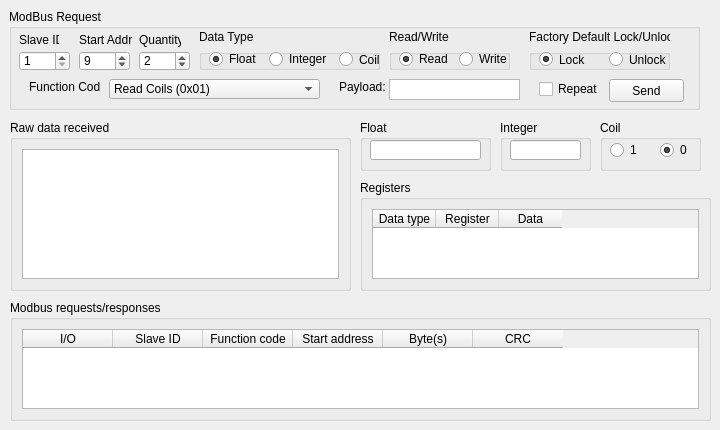
      <widget class="QWidget" name="tab">
       <attribute name="title">
        <string>Modbus Monitor</string>
       </attribute>
       <widget class="QGroupBox" name="groupBox_2">
        <property name="geometry">
         <rect>
          <x>9</x>
          <y>9</y>
          <width>691</width>
          <height>101</height>
         </rect>
        </property>
        <property name="title">
         <string>ModBus Request</string>
        </property>
        <widget class="QLabel" name="label_6">
         <property name="geometry">
          <rect>
           <x>10</x>
           <y>23</y>
           <width>40</width>
           <height>16</height>
          </rect>
         </property>
         <property name="text">
          <string>Slave ID</string>
         </property>
        </widget>
        <widget class="QLabel" name="label_8">
         <property name="geometry">
          <rect>
           <x>70</x>
           <y>23</y>
           <width>71</width>
           <height>16</height>
          </rect>
         </property>
         <property name="text">
          <string>Start Addr</string>
         </property>
        </widget>
        <widget class="QLabel" name="label_9">
         <property name="geometry">
          <rect>
           <x>130</x>
           <y>23</y>
           <width>42</width>
           <height>16</height>
          </rect>
         </property>
         <property name="text">
          <string>Quantity</string>
         </property>
        </widget>
        <widget class="QSpinBox" name="slaveID">
         <property name="geometry">
          <rect>
           <x>10</x>
           <y>42</y>
           <width>51</width>
           <height>20</height>
          </rect>
         </property>
         <property name="minimum">
          <number>1</number>
         </property>
         <property name="maximum">
          <number>999999</number>
         </property>
        </widget>
        <widget class="QSpinBox" name="startAddr">
         <property name="geometry">
          <rect>
           <x>70</x>
           <y>42</y>
           <width>51</width>
           <height>20</height>
          </rect>
         </property>
         <property name="minimum">
          <number>1</number>
         </property>
         <property name="maximum">
          <number>65535</number>
         </property>
         <property name="value">
          <number>9</number>
         </property>
        </widget>
        <widget class="QSpinBox" name="numCoils">
         <property name="geometry">
          <rect>
           <x>130</x>
           <y>42</y>
           <width>51</width>
           <height>20</height>
          </rect>
         </property>
         <property name="readOnly">
          <bool>false</bool>
         </property>
         <property name="minimum">
          <number>1</number>
         </property>
         <property name="maximum">
          <number>65535</number>
         </property>
         <property name="value">
          <number>2</number>
         </property>
        </widget>
        <widget class="QTextEdit" name="requestPreview">
         <property name="geometry">
          <rect>
           <x>380</x>
           <y>70</y>
           <width>131</width>
           <height>21</height>
          </rect>
         </property>
         <property name="sizePolicy">
          <sizepolicy hsizetype="Expanding" vsizetype="Fixed">
           <horstretch>0</horstretch>
           <verstretch>0</verstretch>
          </sizepolicy>
         </property>
         <property name="maximumSize">
          <size>
           <width>500</width>
           <height>25</height>
          </size>
         </property>
         <property name="font">
          <font>
           <family>Courier</family>
           <weight>50</weight>
           <bold>false</bold>
           <strikeout>false</strikeout>
          </font>
         </property>
         <property name="verticalScrollBarPolicy">
          <enum>Qt::ScrollBarAlwaysOff</enum>
         </property>
         <property name="horizontalScrollBarPolicy">
          <enum>Qt::ScrollBarAlwaysOff</enum>
         </property>
         <property name="undoRedoEnabled">
          <bool>false</bool>
         </property>
         <property name="textInteractionFlags">
          <set>Qt::TextSelectableByKeyboard|Qt::TextSelectableByMouse</set>
         </property>
        </widget>
        <widget class="QPushButton" name="sendBtn">
         <property name="geometry">
          <rect>
           <x>600</x>
           <y>70</y>
           <width>75</width>
           <height>23</height>
          </rect>
         </property>
         <property name="text">
          <string>Send</string>
         </property>
        </widget>
        <widget class="QCheckBox" name="repeatSending">
         <property name="geometry">
          <rect>
           <x>530</x>
           <y>70</y>
           <width>71</width>
           <height>20</height>
          </rect>
         </property>
         <property name="text">
          <string>Repeat</string>
         </property>
         <property name="checked">
          <bool>false</bool>
         </property>
        </widget>
        <widget class="QGroupBox" name="groupBox_8">
         <property name="geometry">
          <rect>
           <x>190</x>
           <y>40</y>
           <width>181</width>
           <height>21</height>
          </rect>
         </property>
         <property name="title">
          <string/>
         </property>
         <widget class="QRadioButton" name="radioButton_182">
          <property name="geometry">
           <rect>
            <x>70</x>
            <y>2</y>
            <width>61</width>
            <height>16</height>
           </rect>
          </property>
          <property name="text">
           <string>Integer</string>
          </property>
         </widget>
         <widget class="QRadioButton" name="radioButton_181">
          <property name="geometry">
           <rect>
            <x>10</x>
            <y>2</y>
            <width>51</width>
            <height>16</height>
           </rect>
          </property>
          <property name="text">
           <string>Float</string>
          </property>
          <property name="checked">
           <bool>true</bool>
          </property>
         </widget>
         <widget class="QRadioButton" name="radioButton_183">
          <property name="geometry">
           <rect>
            <x>140</x>
            <y>0</y>
            <width>41</width>
            <height>21</height>
           </rect>
          </property>
          <property name="text">
           <string>Coil</string>
          </property>
         </widget>
        </widget>
        <widget class="QLabel" name="label_164">
         <property name="geometry">
          <rect>
           <x>190</x>
           <y>20</y>
           <width>81</width>
           <height>16</height>
          </rect>
         </property>
         <property name="text">
          <string>Data Type</string>
         </property>
        </widget>
        <widget class="QGroupBox" name="groupBox_108">
         <property name="geometry">
          <rect>
           <x>380</x>
           <y>40</y>
           <width>121</width>
           <height>21</height>
          </rect>
         </property>
         <property name="title">
          <string/>
         </property>
         <widget class="QRadioButton" name="radioButton_186">
          <property name="geometry">
           <rect>
            <x>70</x>
            <y>2</y>
            <width>51</width>
            <height>16</height>
           </rect>
          </property>
          <property name="text">
           <string>Write</string>
          </property>
         </widget>
         <widget class="QRadioButton" name="radioButton_187">
          <property name="geometry">
           <rect>
            <x>10</x>
            <y>0</y>
            <width>51</width>
            <height>20</height>
           </rect>
          </property>
          <property name="text">
           <string>Read</string>
          </property>
          <property name="checked">
           <bool>true</bool>
          </property>
         </widget>
        </widget>
        <widget class="QLabel" name="label_165">
         <property name="geometry">
          <rect>
           <x>380</x>
           <y>20</y>
           <width>61</width>
           <height>16</height>
          </rect>
         </property>
         <property name="text">
          <string>Read/Write</string>
         </property>
        </widget>
        <widget class="QComboBox" name="functionCode">
         <property name="enabled">
          <bool>true</bool>
         </property>
         <property name="geometry">
          <rect>
           <x>100</x>
           <y>70</y>
           <width>211</width>
           <height>20</height>
          </rect>
         </property>
         <property name="frame">
          <bool>true</bool>
         </property>
         <item>
          <property name="text">
           <string>Read Coils (0x01)</string>
          </property>
         </item>
         <item>
          <property name="text">
           <string>Read Discrete Inputs (0x02)</string>
          </property>
         </item>
         <item>
          <property name="text">
           <string>Read Holding Registers (0x03)</string>
          </property>
         </item>
         <item>
          <property name="text">
           <string>Read Input Registers (0x04)</string>
          </property>
         </item>
         <item>
          <property name="text">
           <string>Write Single Coil (0x05)</string>
          </property>
         </item>
         <item>
          <property name="text">
           <string>Write Single Register (0x06)</string>
          </property>
         </item>
         <item>
          <property name="text">
           <string>Write Multiple Coils (0x0f)</string>
          </property>
         </item>
         <item>
          <property name="text">
           <string>Write Multiple Registers (0x10)</string>
          </property>
         </item>
        </widget>
        <widget class="QLabel" name="label_7">
         <property name="geometry">
          <rect>
           <x>20</x>
           <y>70</y>
           <width>71</width>
           <height>16</height>
          </rect>
         </property>
         <property name="text">
          <string>Function Code:</string>
         </property>
        </widget>
        <widget class="QLabel" name="label_166">
         <property name="geometry">
          <rect>
           <x>330</x>
           <y>70</y>
           <width>51</width>
           <height>16</height>
          </rect>
         </property>
         <property name="text">
          <string>Payload:</string>
         </property>
        </widget>
        <widget class="QGroupBox" name="groupBox_111">
         <property name="geometry">
          <rect>
           <x>520</x>
           <y>40</y>
           <width>141</width>
           <height>21</height>
          </rect>
         </property>
         <property name="title">
          <string/>
         </property>
         <widget class="QRadioButton" name="radioButton_192">
          <property name="geometry">
           <rect>
            <x>10</x>
            <y>0</y>
            <width>51</width>
            <height>21</height>
           </rect>
          </property>
          <property name="text">
           <string>Lock</string>
          </property>
          <property name="checked">
           <bool>true</bool>
          </property>
         </widget>
         <widget class="QRadioButton" name="radioButton_193">
          <property name="geometry">
           <rect>
            <x>80</x>
            <y>0</y>
            <width>61</width>
            <height>21</height>
           </rect>
          </property>
          <property name="text">
           <string>Unlock</string>
          </property>
         </widget>
        </widget>
        <widget class="QLabel" name="label_167">
         <property name="geometry">
          <rect>
           <x>520</x>
           <y>20</y>
           <width>141</width>
           <height>16</height>
          </rect>
         </property>
         <property name="text">
          <string>Factory Default Lock/Unlock</string>
         </property>
        </widget>
       </widget>
       <widget class="QGroupBox" name="groupBox">
        <property name="geometry">
         <rect>
          <x>10</x>
          <y>120</y>
          <width>341</width>
          <height>171</height>
         </rect>
        </property>
        <property name="title">
         <string>Raw data received</string>
        </property>
        <layout class="QGridLayout" name="gridLayout_4">
         <item row="0" column="0">
          <widget class="QPlainTextEdit" name="rawData">
           <property name="font">
            <font>
             <family>Fixedsys</family>
             <pointsize>10</pointsize>
             <weight>50</weight>
             <bold>false</bold>
             <strikeout>false</strikeout>
            </font>
           </property>
           <property name="undoRedoEnabled">
            <bool>false</bool>
           </property>
           <property name="readOnly">
            <bool>true</bool>
           </property>
          </widget>
         </item>
        </layout>
       </widget>
       <widget class="QGroupBox" name="groupBox_3">
        <property name="geometry">
         <rect>
          <x>10</x>
          <y>300</y>
          <width>701</width>
          <height>121</height>
         </rect>
        </property>
        <property name="title">
         <string>Modbus requests/responses</string>
        </property>
        <layout class="QGridLayout" name="gridLayout">
         <item row="0" column="0">
          <widget class="QTableWidget" name="busMonTable">
           <property name="editTriggers">
            <set>QAbstractItemView::NoEditTriggers</set>
           </property>
           <property name="alternatingRowColors">
            <bool>true</bool>
           </property>
           <attribute name="horizontalHeaderCascadingSectionResizes">
            <bool>true</bool>
           </attribute>
           <attribute name="horizontalHeaderDefaultSectionSize">
            <number>90</number>
           </attribute>
           <attribute name="verticalHeaderDefaultSectionSize">
            <number>21</number>
           </attribute>
           <column>
            <property name="text">
             <string>I/O</string>
            </property>
           </column>
           <column>
            <property name="text">
             <string>Slave ID</string>
            </property>
           </column>
           <column>
            <property name="text">
             <string>Function code</string>
            </property>
           </column>
           <column>
            <property name="text">
             <string>Start address</string>
            </property>
           </column>
           <column>
            <property name="text">
             <string>Byte(s)</string>
            </property>
           </column>
           <column>
            <property name="text">
             <string>CRC</string>
            </property>
           </column>
          </widget>
         </item>
        </layout>
       </widget>
       <widget class="QGroupBox" name="groupBox_4">
        <property name="geometry">
         <rect>
          <x>360</x>
          <y>180</y>
          <width>351</width>
          <height>111</height>
         </rect>
        </property>
        <property name="title">
         <string>Registers</string>
        </property>
        <layout class="QGridLayout" name="gridLayout_3">
         <item row="0" column="0">
          <widget class="QTableWidget" name="regTable">
           <property name="alternatingRowColors">
            <bool>true</bool>
           </property>
           <attribute name="horizontalHeaderDefaultSectionSize">
            <number>63</number>
           </attribute>
           <attribute name="verticalHeaderVisible">
            <bool>false</bool>
           </attribute>
           <attribute name="verticalHeaderDefaultSectionSize">
            <number>21</number>
           </attribute>
           <column>
            <property name="text">
             <string>Data type</string>
            </property>
           </column>
           <column>
            <property name="text">
             <string>Register</string>
            </property>
           </column>
           <column>
            <property name="text">
             <string>Data</string>
            </property>
           </column>
          </widget>
         </item>
        </layout>
       </widget>
       <widget class="QGroupBox" name="groupBox_103">
        <property name="geometry">
         <rect>
          <x>360</x>
          <y>120</y>
          <width>131</width>
          <height>51</height>
         </rect>
        </property>
        <property name="title">
         <string>Float</string>
        </property>
        <widget class="QLineEdit" name="lineEdit_109">
         <property name="geometry">
          <rect>
           <x>10</x>
           <y>20</y>
           <width>111</width>
           <height>20</height>
          </rect>
         </property>
         <property name="alignment">
          <set>Qt::AlignRight|Qt::AlignTrailing|Qt::AlignVCenter</set>
         </property>
         <property name="readOnly">
          <bool>false</bool>
         </property>
        </widget>
       </widget>
       <widget class="QGroupBox" name="groupBox_106">
        <property name="enabled">
         <bool>true</bool>
        </property>
        <property name="geometry">
         <rect>
          <x>500</x>
          <y>120</y>
          <width>91</width>
          <height>51</height>
         </rect>
        </property>
        <property name="title">
         <string>Integer</string>
        </property>
        <widget class="QLineEdit" name="lineEdit_111">
         <property name="geometry">
          <rect>
           <x>10</x>
           <y>20</y>
           <width>71</width>
           <height>20</height>
          </rect>
         </property>
         <property name="alignment">
          <set>Qt::AlignRight|Qt::AlignTrailing|Qt::AlignVCenter</set>
         </property>
         <property name="readOnly">
          <bool>false</bool>
         </property>
        </widget>
       </widget>
       <widget class="QGroupBox" name="groupBox_107">
        <property name="enabled">
         <bool>true</bool>
        </property>
        <property name="geometry">
         <rect>
          <x>600</x>
          <y>120</y>
          <width>101</width>
          <height>51</height>
         </rect>
        </property>
        <property name="title">
         <string>Coil</string>
        </property>
        <widget class="QRadioButton" name="radioButton_184">
         <property name="geometry">
          <rect>
           <x>10</x>
           <y>20</y>
           <width>41</width>
           <height>20</height>
          </rect>
         </property>
         <property name="text">
          <string>1</string>
         </property>
        </widget>
        <widget class="QRadioButton" name="radioButton_185">
         <property name="geometry">
          <rect>
           <x>60</x>
           <y>20</y>
           <width>31</width>
           <height>20</height>
          </rect>
         </property>
         <property name="text">
          <string>0</string>
         </property>
         <property name="checked">
          <bool>true</bool>
         </property>
        </widget>
       </widget>
      </widget>
